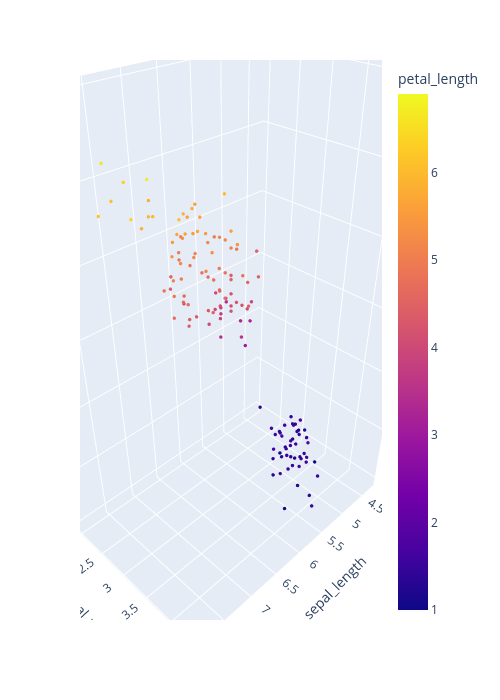

Notebook cell for this chart:
### Code cell
%%time
fig = px.scatter_3d(data_frame=iris_df, x=iris_df.sepal_length, y=iris_df.sepal_width, z=iris_df.petal_length, color=iris_df.petal_length)
fig.update_traces(marker = dict(size=2))
fig.update_layout(height = 700, width=700)
fig.show()

### Figure 1 — Plotly figure (JSON) as saved in the notebook; plotly's stock layout.template omitted (floating-point values rounded to 4 significant figures; data arrays with more than 128 entries replaced by an {"elided": "..."} marker saying what was removed)
{"data": [{"hovertemplate": "sepal_length=%{x}<br>sepal_width=%{y}<br>petal_length=%{marker.color}<extra></extra>", "legendgroup": "", "marker": {"color": {"elided": "150 float values"}, "coloraxis": "coloraxis", "size": 2, "symbol": "circle"}, "mode": "markers", "name": "", "scene": "scene", "showlegend": false, "type": "scatter3d", "x": {"elided": "150 float values"}, "y": {"elided": "150 float values"}, "z": {"elided": "150 float values"}}], "layout": {"coloraxis": {"colorbar": {"title": {"text": "petal_length"}}, "colorscale": [[0, "#0d0887"], [0.1111, "#46039f"], [0.2222, "#7201a8"], [0.3333, "#9c179e"], [0.4444, "#bd3786"], [0.5556, "#d8576b"], [0.6667, "#ed7953"], [0.7778, "#fb9f3a"], [0.8889, "#fdca26"], [1, "#f0f921"]]}, "height": 700, "legend": {"tracegroupgap": 0}, "margin": {"t": 60}, "scene": {"domain": {"x": [0, 1], "y": [0, 1]}, "xaxis": {"title": {"text": "sepal_length"}}, "yaxis": {"title": {"text": "sepal_width"}}, "zaxis": {"title": {"text": "petal_length"}}}, "width": 500}}
